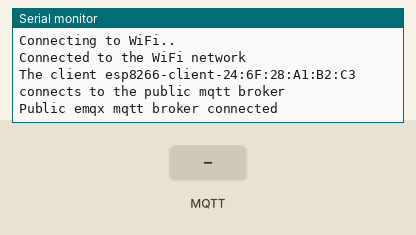
This sketch was run on a simulated ESP8266 (NodeMCU). Parts: the last lines printed to the serial monitor. The test bench sets the inputs (shaded band). WiFi joins after 1.5 s; servers stay silent unless stated; no MQTT or app messages arrive unless stated.

Above: at 2.7 s.
2.8 s: MQTT message "1" arrives on the first subscribed topic
At 4.0 s:
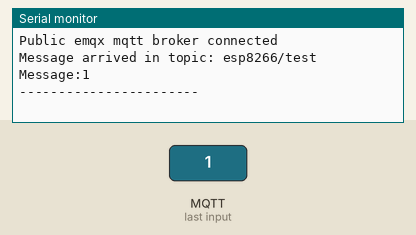
4.3 s: MQTT message "on" arrives on the first subscribed topic
At 5.3 s:
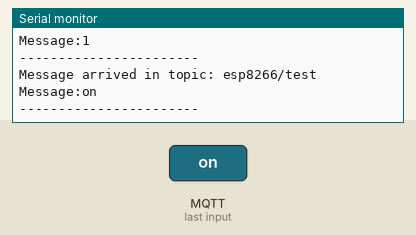
5.8 s: MQTT message "off" arrives on the first subscribed topic
At 6.4 s:
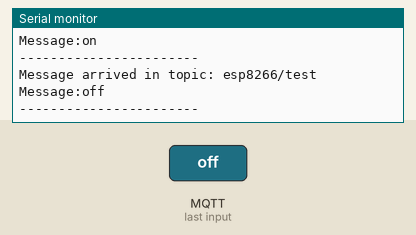

Measured:
- after the input at 2.8 s, the serial monitor: prints a new line at once (image 1)
- after the input at 4.3 s, the serial monitor: prints a new line at once (image 2)
- after the input at 5.8 s, the serial monitor: prints a new line at once (image 3)

The sketch:

mqtt.ino
```cpp
#include <ESP8266WiFi.h>
#include <PubSubClient.h>

// WiFi
const char *ssid = "mousse"; // Enter your WiFi name
const char *password = "qweqweqwe";  // Enter WiFi password

// MQTT Broker
const char *mqtt_broker = "192.168.3.9";
const char *topic = "esp8266/test";
const char *mqtt_username = "Flaer";
const char *mqtt_password = "2h08ut9x4";
const int mqtt_port = 22;

WiFiClient espClient;
PubSubClient client(espClient);

void setup() {
  // Set software serial baud to 115200;
  Serial.begin(115200);
  // connecting to a WiFi network
  WiFi.begin(ssid, password);
  while (WiFi.status() != WL_CONNECTED) {
      delay(500);
      Serial.println("Connecting to WiFi..");
  }
  Serial.println("Connected to the WiFi network");
  //connecting to a mqtt broker
  client.setServer(mqtt_broker, mqtt_port);
  client.setCallback(callback);
  while (!client.connected()) {
      String client_id = "esp8266-client-";
      client_id += String(WiFi.macAddress());
      Serial.printf("The client %s connects to the public mqtt broker\n", client_id.c_str());
      if (client.connect(client_id.c_str(), mqtt_username, mqtt_password)) {
          Serial.println("Public emqx mqtt broker connected");
      } else {
          Serial.print("failed with state ");
          Serial.print(client.state());
          delay(2000);
      }
  }
  // publish and subscribe
  client.publish(topic, "hello emqx");
  client.subscribe(topic);
}

void callback(char *topic, byte *payload, unsigned int length) {
  Serial.print("Message arrived in topic: ");
  Serial.println(topic);
  Serial.print("Message:");
  for (int i = 0; i < length; i++) {
      Serial.print((char) payload[i]);
  }
  Serial.println();
  Serial.println("-----------------------");
}

void loop() {
  client.loop();
}
```
